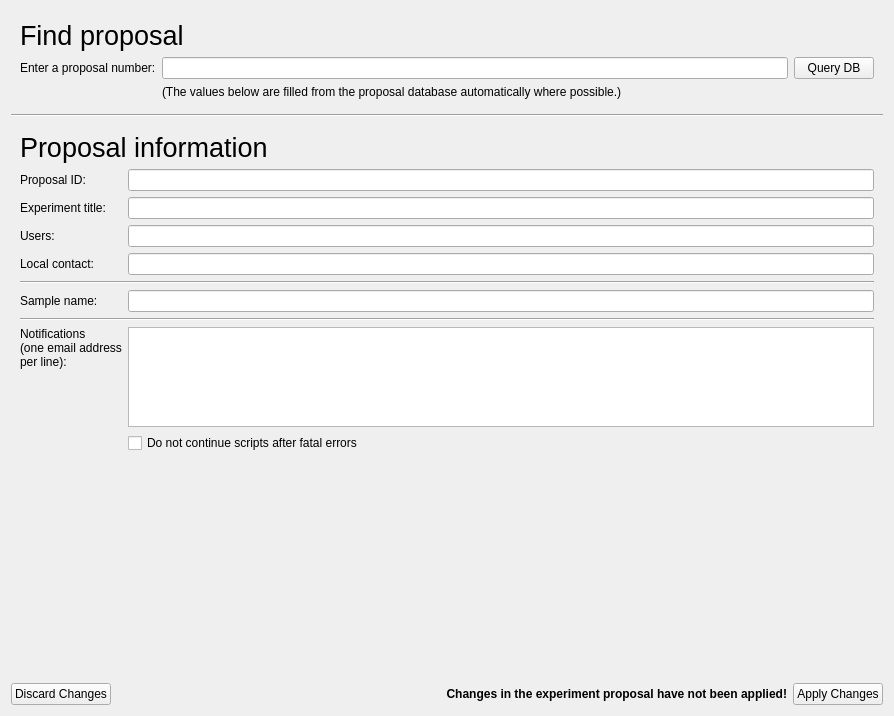
<?xml version="1.0" encoding="UTF-8"?>
<ui version="4.0">
 <class>Form</class>
 <widget class="QWidget" name="Form">
  <property name="geometry">
   <rect>
    <x>0</x>
    <y>0</y>
    <width>894</width>
    <height>716</height>
   </rect>
  </property>
  <property name="windowTitle">
   <string>Form</string>
  </property>
  <layout class="QVBoxLayout" name="verticalLayout">
   <item>
    <widget class="QWidget" name="findProposalBox" native="true">
     <layout class="QGridLayout" name="gridLayout_3">
      <item row="0" column="0" colspan="2">
       <widget class="QLabel" name="label_5">
        <property name="font">
         <font>
          <pointsize>20</pointsize>
          <weight>50</weight>
          <italic>false</italic>
          <bold>false</bold>
         </font>
        </property>
        <property name="styleSheet">
         <string notr="true">font: 20pt;</string>
        </property>
        <property name="text">
         <string>Find proposal</string>
        </property>
       </widget>
      </item>
      <item row="1" column="0">
       <widget class="QLabel" name="label_4">
        <property name="text">
         <string>Enter a proposal number:</string>
        </property>
       </widget>
      </item>
      <item row="1" column="1">
       <widget class="QLineEdit" name="proposalQuery"/>
      </item>
      <item row="1" column="2">
       <widget class="QPushButton" name="queryDBButton">
        <property name="toolTip">
         <string>&lt;html&gt;&lt;head/&gt;&lt;body&gt;&lt;p&gt;Query the Proposal Database for Information about this proposal number.&lt;/p&gt;&lt;/body&gt;&lt;/html&gt;</string>
        </property>
        <property name="text">
         <string>Query DB</string>
        </property>
       </widget>
      </item>
      <item row="2" column="1" colspan="2">
       <widget class="QLabel" name="propdbInfo">
        <property name="text">
         <string>(The values below are filled from the proposal database automatically where possible.)</string>
        </property>
       </widget>
      </item>
     </layout>
    </widget>
   </item>
   <item>
    <widget class="Line" name="line">
     <property name="orientation">
      <enum>Qt::Horizontal</enum>
     </property>
    </widget>
   </item>
   <item>
    <widget class="QWidget" name="dataBox" native="true">
     <layout class="QVBoxLayout" name="verticalLayout_2">
      <item>
       <layout class="QGridLayout" name="gridLayout">
        <item row="3" column="1">
         <widget class="QLineEdit" name="expTitle"/>
        </item>
        <item row="8" column="0" colspan="2">
         <widget class="Line" name="line_3">
          <property name="orientation">
           <enum>Qt::Horizontal</enum>
          </property>
         </widget>
        </item>
        <item row="7" column="1">
         <widget class="QLineEdit" name="sampleName"/>
        </item>
        <item row="10" column="1">
         <widget class="QCheckBox" name="errorAbortBox">
          <property name="text">
           <string>Do not continue scripts after fatal errors</string>
          </property>
         </widget>
        </item>
        <item row="7" column="0">
         <widget class="QLabel" name="sampleLabel">
          <property name="text">
           <string>Sample name:</string>
          </property>
         </widget>
        </item>
        <item row="5" column="0">
         <widget class="QLabel" name="label_8">
          <property name="text">
           <string>Local contact:</string>
          </property>
         </widget>
        </item>
        <item row="9" column="0">
         <widget class="QLabel" name="label_10">
          <property name="sizePolicy">
           <sizepolicy hsizetype="Preferred" vsizetype="Minimum">
            <horstretch>0</horstretch>
            <verstretch>0</verstretch>
           </sizepolicy>
          </property>
          <property name="text">
           <string>Notifications&lt;br/&gt;(one email address &lt;br/&gt;per line):</string>
          </property>
          <property name="alignment">
           <set>Qt::AlignLeading|Qt::AlignLeft|Qt::AlignTop</set>
          </property>
          <property name="wordWrap">
           <bool>true</bool>
          </property>
         </widget>
        </item>
        <item row="5" column="1">
         <widget class="QLineEdit" name="localContacts"/>
        </item>
        <item row="1" column="0" colspan="2">
         <widget class="QLabel" name="label_9">
          <property name="font">
           <font>
            <pointsize>20</pointsize>
            <weight>50</weight>
            <italic>false</italic>
            <bold>false</bold>
           </font>
          </property>
          <property name="styleSheet">
           <string notr="true">font: 20pt;</string>
          </property>
          <property name="text">
           <string>Proposal information</string>
          </property>
         </widget>
        </item>
        <item row="6" column="0" colspan="2">
         <widget class="Line" name="sampleLine">
          <property name="orientation">
           <enum>Qt::Horizontal</enum>
          </property>
         </widget>
        </item>
        <item row="3" column="0">
         <widget class="QLabel" name="label_6">
          <property name="text">
           <string>Experiment title:</string>
          </property>
         </widget>
        </item>
        <item row="9" column="1">
         <widget class="QPlainTextEdit" name="notifEmails">
          <property name="sizePolicy">
           <sizepolicy hsizetype="Expanding" vsizetype="Minimum">
            <horstretch>0</horstretch>
            <verstretch>0</verstretch>
           </sizepolicy>
          </property>
          <property name="minimumSize">
           <size>
            <width>0</width>
            <height>100</height>
           </size>
          </property>
          <property name="maximumSize">
           <size>
            <width>16777215</width>
            <height>100</height>
           </size>
          </property>
         </widget>
        </item>
        <item row="4" column="1">
         <widget class="QLineEdit" name="users"/>
        </item>
        <item row="4" column="0">
         <widget class="QLabel" name="label_7">
          <property name="text">
           <string>Users:</string>
          </property>
         </widget>
        </item>
        <item row="2" column="0">
         <widget class="QLabel" name="label">
          <property name="text">
           <string>Proposal ID:</string>
          </property>
         </widget>
        </item>
        <item row="2" column="1">
         <widget class="QLineEdit" name="proposalNum">
          <property name="enabled">
           <bool>true</bool>
          </property>
          <property name="readOnly">
           <bool>true</bool>
          </property>
         </widget>
        </item>
       </layout>
      </item>
      <item>
       <spacer name="verticalSpacer">
        <property name="orientation">
         <enum>Qt::Vertical</enum>
        </property>
        <property name="sizeHint" stdset="0">
         <size>
          <width>20</width>
          <height>40</height>
         </size>
        </property>
       </spacer>
      </item>
     </layout>
    </widget>
   </item>
   <item>
    <layout class="QHBoxLayout" name="horizontalLayout">
     <item>
      <widget class="QPushButton" name="discardButton">
       <property name="text">
        <string>Discard Changes</string>
       </property>
      </widget>
     </item>
     <item>
      <spacer name="horizontalSpacer">
       <property name="orientation">
        <enum>Qt::Horizontal</enum>
       </property>
       <property name="sizeHint" stdset="0">
        <size>
         <width>40</width>
         <height>20</height>
        </size>
       </property>
      </spacer>
     </item>
     <item>
      <widget class="QLabel" name="applyWarningLabel">
       <property name="sizePolicy">
        <sizepolicy hsizetype="Minimum" vsizetype="Preferred">
         <horstretch>0</horstretch>
         <verstretch>0</verstretch>
        </sizepolicy>
       </property>
       <property name="font">
        <font>
         <weight>75</weight>
         <bold>true</bold>
        </font>
       </property>
       <property name="text">
        <string>Changes in the experiment proposal have not been applied!</string>
       </property>
       <property name="alignment">
        <set>Qt::AlignRight|Qt::AlignTrailing|Qt::AlignVCenter</set>
       </property>
       <property name="textInteractionFlags">
        <set>Qt::NoTextInteraction</set>
       </property>
      </widget>
     </item>
     <item>
      <widget class="QPushButton" name="applyButton">
       <property name="text">
        <string>Apply Changes</string>
       </property>
      </widget>
     </item>
    </layout>
   </item>
  </layout>
 </widget>
 <tabstops>
  <tabstop>proposalQuery</tabstop>
  <tabstop>queryDBButton</tabstop>
  <tabstop>proposalNum</tabstop>
  <tabstop>expTitle</tabstop>
  <tabstop>users</tabstop>
  <tabstop>localContacts</tabstop>
  <tabstop>sampleName</tabstop>
  <tabstop>notifEmails</tabstop>
  <tabstop>errorAbortBox</tabstop>
  <tabstop>applyButton</tabstop>
 </tabstops>
 <resources/>
 <connections/>
</ui>
